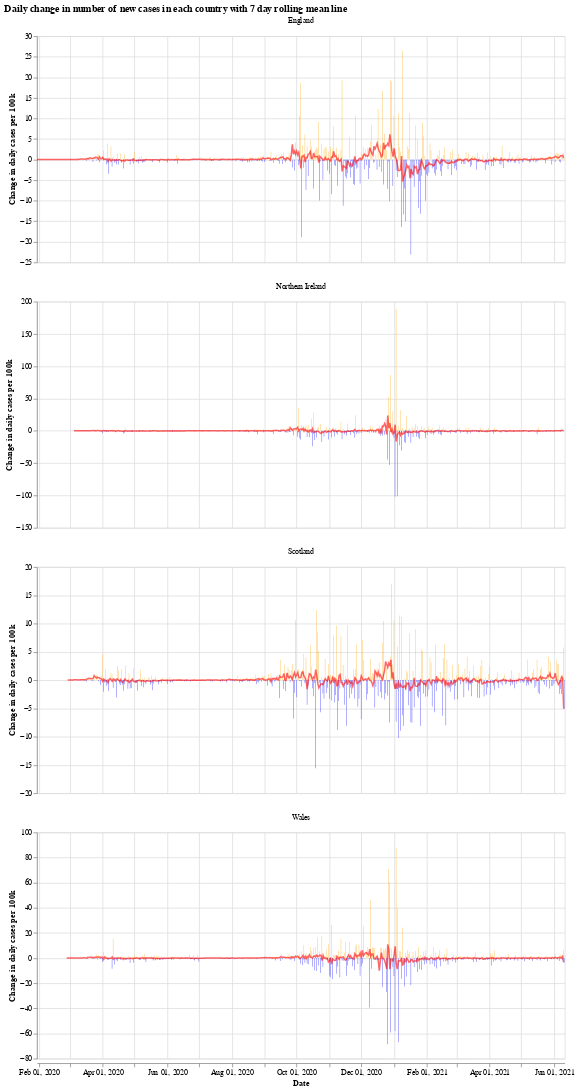

The notebook cell saved with this chart:
### Markdown cell above
We will use the Python library `Altair` for visualising the data, see the [altair docs](https://altair-viz.github.io/) for more information.

First we have a graph which shows the daily change in the number of new cases for each country. This number jumps up and down all over the place, which is likely due to delay in reporting of new cases over the weekend. Another interesting thing is that it looks like the daily cases in Wales experienced a much shorter period of calm over the summer (calm in the sense of daily cases not jumping up and down).

The orange bars are days when the number of new cases (per 100k population) was more than the previous day, while the blue are days when the number of new cases dropped. The red line is the 7 day moving average. 

When the moving average line is below 0, it means that there is a consistent drop in new cases. We can see this clearly happening around the times that lockdowns were introduced (though, to varying degrees). I will update the graphs soon with a marker of when each lockdown started.

### Code cell
# collapse
import altair as alt

bars = alt.Chart(uk_cases).mark_bar().encode(
    x=alt.X("yearmonthdate(date):T", axis=alt.Axis(title='Date')),
    y=alt.Y("casesChangeRate:Q", axis=alt.Axis(title='Change in daily cases per 100k')),
    tooltip='casesChange',
    color=alt.condition(
        alt.datum.casesChangeRate > 0,
        alt.value("orange"),  # The positive color
        alt.value("blue")  # The negative color
    )
).properties(title='Daily change in number of new cases with 7 day rolling mean',width=700).interactive()

line = alt.Chart(uk_cases).mark_line(
    color='red',
    size=2,
    opacity=0.6
).transform_window(
    rolling_mean='mean(casesChangeRate)',
    frame=[0, 7],
    groupby=['areaName']
).encode(
    x='yearmonthdate(date):T',
    y='rolling_mean:Q'
)

alt.layer(bars, line, data=uk_cases).facet(alt.Column(
    'areaName', title=''), columns=1).resolve_scale(y='independent').properties(title='Daily change in number of new cases in each country with 7 day rolling mean line')

### Figure 1 — Vega-Lite specification as saved in the notebook (floating-point values rounded to 4 significant figures; data arrays with more than 128 entries replaced by an {"elided": "..."} marker saying what was removed)
{"config": {"view": {"continuousWidth": 400, "continuousHeight": 300}}, "data": {"name": "data-76ebfb07722f5aeb8f31530cc7e429d5"}, "facet": {"type": "nominal", "field": "areaName", "title": ""}, "spec": {"layer": [{"mark": "bar", "encoding": {"color": {"condition": {"value": "orange", "test": "(datum.casesChangeRate > 0)"}, "value": "blue"}, "tooltip": {"type": "quantitative", "field": "casesChange"}, "x": {"type": "temporal", "axis": {"title": "Date"}, "field": "date", "timeUnit": "yearmonthdate"}, "y": {"type": "quantitative", "axis": {"title": "Change in daily cases per 100k"}, "field": "casesChangeRate"}}, "selection": {"selector001": {"type": "interval", "bind": "scales", "encodings": ["x", "y"]}}, "title": "Daily change in number of new cases with 7 day rolling mean", "width": 700}, {"mark": {"type": "line", "color": "red", "opacity": 0.6, "size": 2}, "encoding": {"x": {"type": "temporal", "field": "date", "timeUnit": "yearmonthdate"}, "y": {"type": "quantitative", "field": "rolling_mean"}}, "transform": [{"window": [{"op": "mean", "field": "casesChangeRate", "as": "rolling_mean"}], "frame": [0, 7], "groupby": ["areaName"]}]}]}, "columns": 1, "resolve": {"scale": {"y": "independent"}}, "title": "Daily change in number of new cases in each country with 7 day rolling mean line", "$schema": "https://vega.github.io/schema/vega-lite/v4.8.1.json", "datasets": {"data-76ebfb07722f5aeb8f31530cc7e429d5": {"elided": "1900 records"}}}
